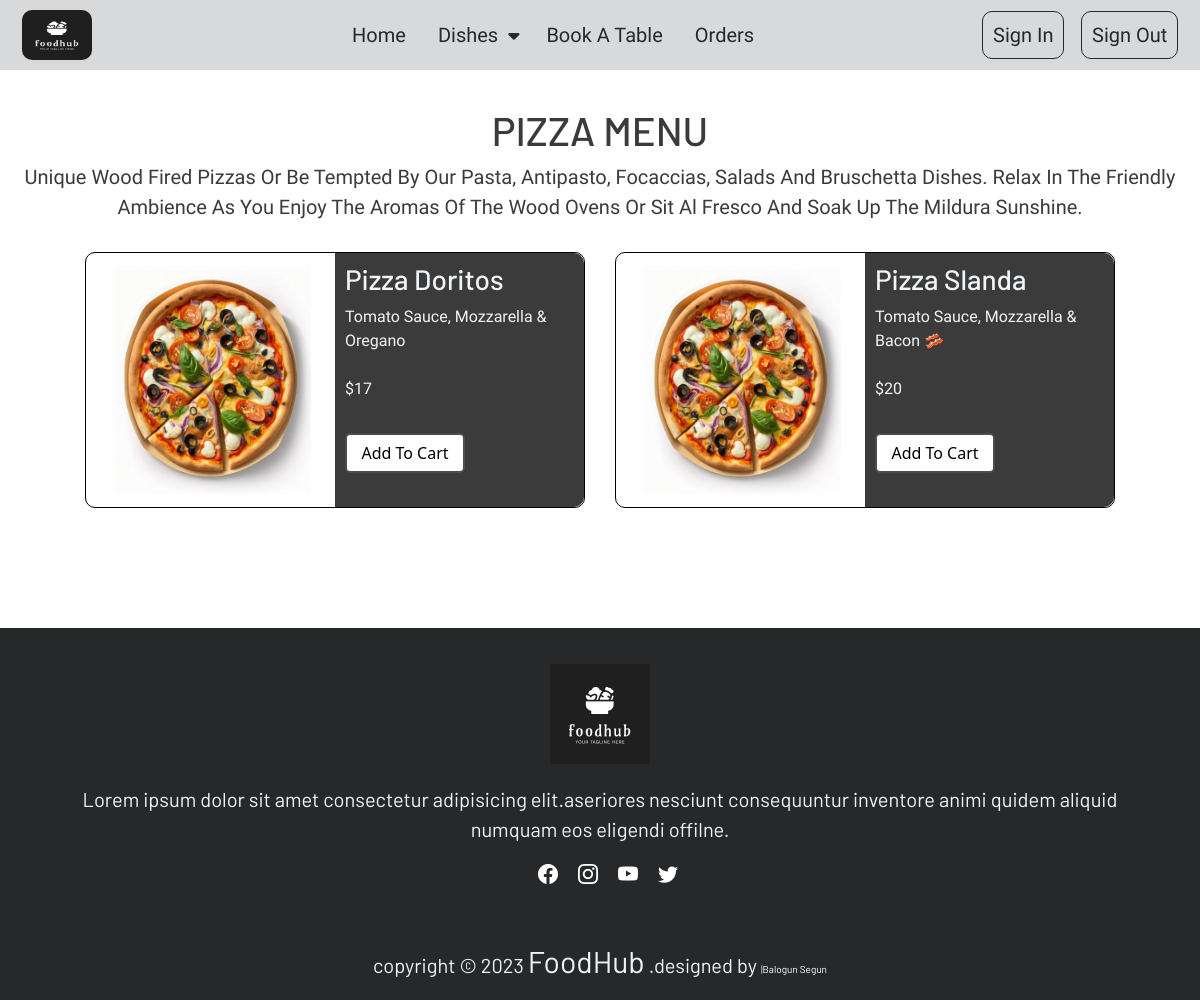
Screenshot of /product/pizza with the database file from the repository.
### food_app/models.py (models this page shows, shortened)
class Category(models.Model):
    food_name = models.CharField(max_length=50)
    pics = models.ImageField(upload_to='pics', default='')
    description = models.TextField(null=True)
    slug = models.SlugField(unique=True)

class Product(models.Model):
    type = models.ForeignKey(Category, on_delete=models.CASCADE)
    product_name = models.CharField(max_length=100)
    pics = models.ImageField(upload_to='product_pics')
    price = models.IntegerField()
    description = models.TextField(max_length=100)
    slug = models.SlugField()
    def __str__(self):
        return self.product_name

### food_app/views.py (the view)
# urls.py: path("product/<str:slug>", views.product, name='product'),
def product(request, slug):
    foodbrand = get_object_or_404(Category, slug=slug)
    type_slug_value =  slug
    product = Product.objects.filter(type__slug=type_slug_value)
    print(product)
    context = {
        "year":year,
        "foodbrand":foodbrand,
        "category": category,
        "product": product,
    }
    return render(request, 'product.html', context)

### templates/product.html
{% extends 'base.html' %}
{%load static%}
{% block content %}
<div class="">
  <div class="product">
    <div class="product-head">
      <h1>{{foodbrand.food_name}} menu</h1>
      <p>{{foodbrand.description}}</p>
    </div>
    <div class="product-card">
      {% if not product %}
        <p>No item found</p>
      {% else %}
        {% for item in product%}
        <div class="each-card">
          <img src="{{item.pics.url}}" alt="">
          <div class="detail-side">
            <h3 class="text-capitalize">{{item.product_name}}</h3>
            <p class="text-capitalize">{{item.description}}</p>
            <p class="mt-4">${{item.price}}</p>
            <button type="submit" class="btn2 mb-4 mt-3">add to cart</button>
          </div>
        </div>
        {% endfor %}
      {% endif %}
    </div>
  </div>
</div>
{% endblock content %}

### static/css/main.css (style rules this page uses)
* { margin: 0%; padding: 0%; border-spacing: 0%; }
html, body { margin:0; height:100%; }
.product { padding: 3% 0 10%; }
.product-head { text-align: center; text-transform: capitalize; color: #3B3B3B; }
.product-head h1, .detail-side h3 { text-transform: uppercase; font-family: 'Barlow', sans-serif; }
.product-head p { font-family: 'Titillium Web', sans-serif; font-weight: 500; font-size: 20px; padding: 0 20px; }
.product-card { display: flex; justify-content: center; flex-wrap: wrap; gap: 30px; padding: 0 10px; margin-top: 30px; }
.each-card { display: grid; grid-template-columns: repeat(2 ,1fr); max-width: 500px; width: auto; border: 1px solid black; place-items: center; border-radius: 10px; transition: 0.6s; }
.each-card img { border-radius: 10px 0px 0px 10px; height: 229px; max-width: 200px; }
.detail-side { padding: 10px 10px; background-color:#3B3B3B; color: #f1f4f6; border-radius: 0px 10px 10px 0px; }
.detail-side p { font-family: 'Titillium Web', sans-serif; font-size: 16px; }
.btn2 { border: 2px solid rgba(0, 0, 0, 0.697); border-radius: 5px; font-weight: 500; color: black; background-color: white; width: 120px; text-transform: capitalize; height: 40px; }

### rows the page displays
Category: food_name "PIZZA", description "Unique Wood Fired Pizzas Or Be Tempted By Our Pasta, Antipasto, Focaccias, Salads And Bruschetta Dishes. Relax In The Friendly Ambience As You Enjoy The Aromas Of The Wood Ovens Or Sit Al Fresco And Soak Up The Mildura Sunshine."
Product: pics (picture), product_name "Pizza Doritos", description "Tomato Sauce, Mozzarella & Oregano", price "17"
Product: pics (picture), product_name "Pizza Slanda", description "Tomato Sauce, Mozzarella & Bacon 🥓", price "20"

### other values shown
{{ year }} "2023"
